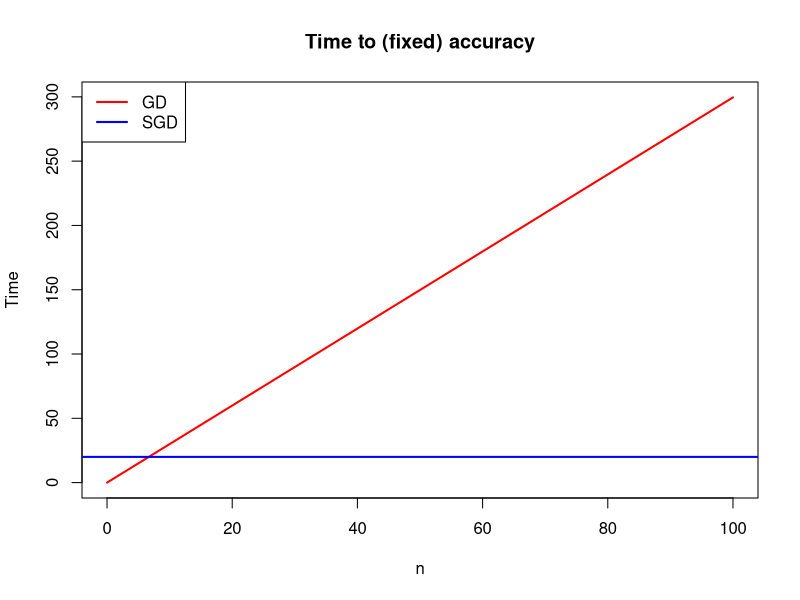

R code for this plot:
wd = getwd()
setwd("~/code/stat672new/sgd/img/")
png("comparison.png", 
    height = 300,
    width = 300)
curve(x * log(1 / 0.05),
      0, 
      100,
      col = "red",
      main = "Time to (fixed) accuracy",
      lwd = 2,
      xlab = "n",
      ylab = "Time")
abline(h=1/0.05,
       col = "blue",
       lwd = 2)
legend("topleft",
       lwd = 2,
       col = c("red", "blue"),
       legend = c("GD", "SGD"))
dev.off()
setwd(wd)
